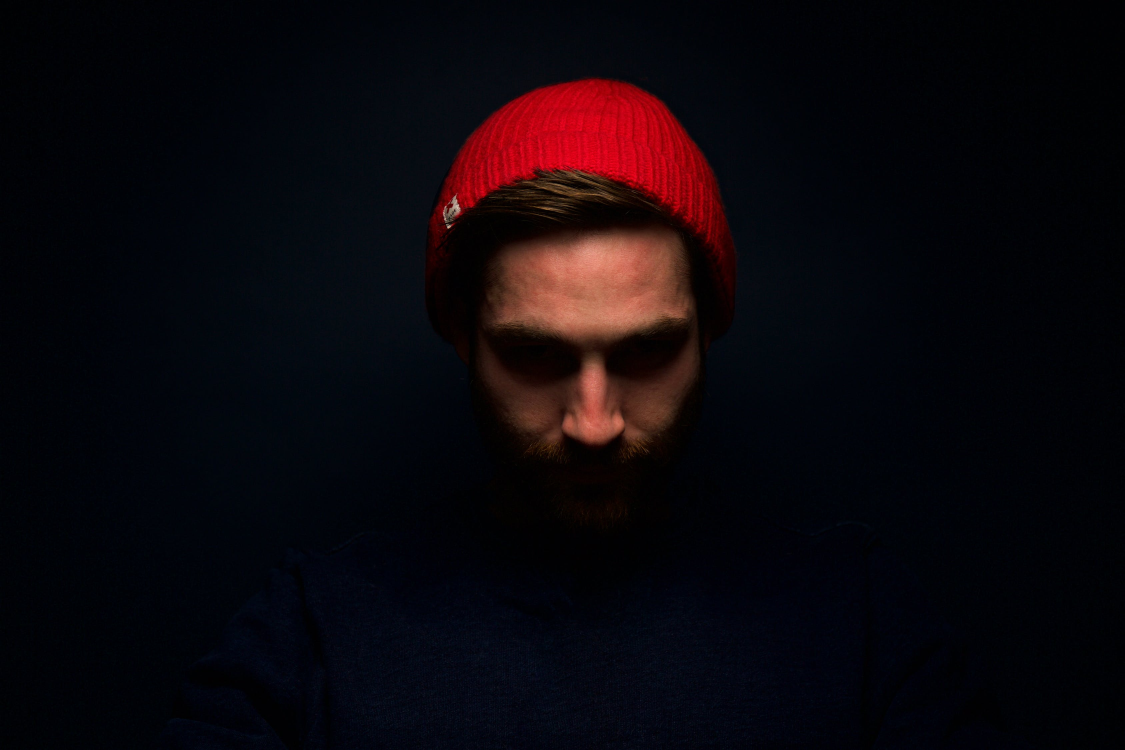
#> input picture Project/input/image/man-in-red.jpeg, 3375 x 2250 px (shown at 1/3 size)
$ python reveal_details.py
#> lines starting #> are read from the running program, lines starting #| are printed output that depends on the picture; after the words box and inside, x2 and y2 are one past the last pixel; in counts of white or black regions, pixels touching at a corner belong together
"""
Reveal man-in-red image details with different thresholding methods
"""

# Import Library
import cv2 as cv
import numpy as np
import os

# Get absolute path
# Reference: https://stackoverflow.com/questions/27844088/python-get-directory-two-levels-up
abs_path = os.path.dirname(os.path.dirname(__file__))
man_path = os.path.join(abs_path, 'input/image/man-in-red.jpeg')

# Read man image
man = cv.imread(man_path, cv.IMREAD_COLOR)
#> man is the input picture: shape (2250, 3375, 3); mean B, G, R 11.6, 6.7, 12

# Resize man image
man_resize = cv.resize(man, (int(man.shape[1]/6),int(man.shape[0]/6)))
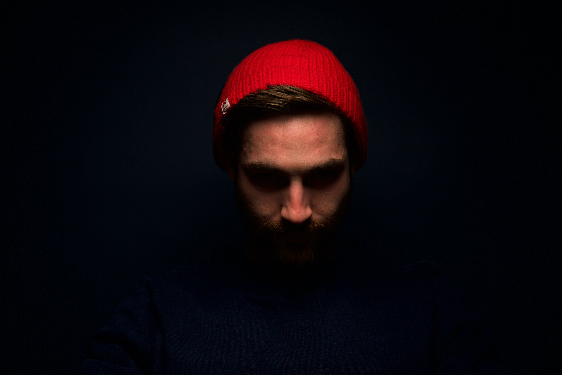
#> man_resize: shape (375, 562, 3); mean B, G, R 11.6, 6.7, 12

# Method 1: Global Threshold
# Use Global Threshold
# Note: normal threshold is between 125-150, 12 is chosen here due to low ilumination on the image
retval, threshold = cv.threshold(man_resize, 12, 255, cv.THRESH_BINARY)
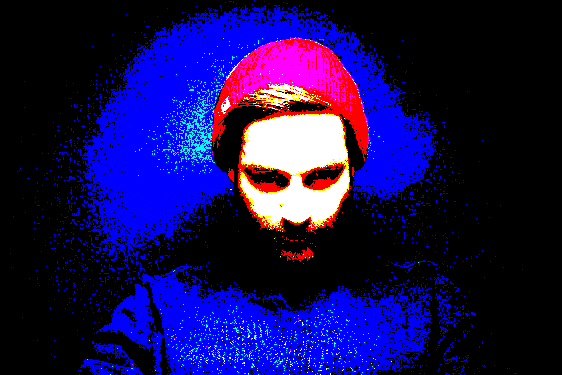
#> threshold: shape (375, 562, 3); mean B, G, R 83.2, 14.5, 23.7

# Use Global Threshold on grayscale man
man_gray = cv.cvtColor(man_resize, cv.COLOR_BGR2GRAY)
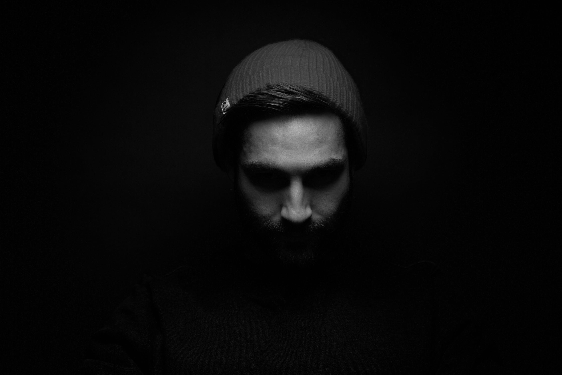
#> man_gray: shape (375, 562); min 0, max 193, mean 8.8
retval_gray, threshold_gray = cv.threshold(man_gray, 12, 255, cv.THRESH_BINARY)
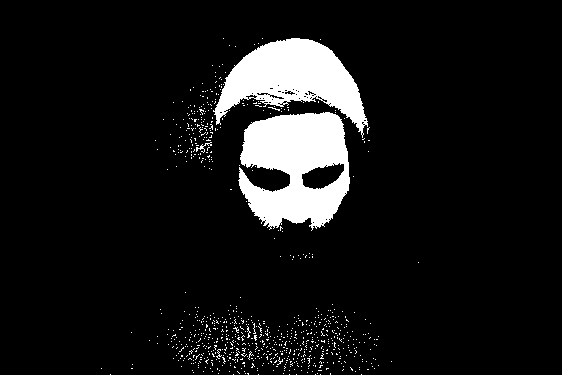
#> threshold_gray: shape (375, 562); 8.6% white; 811 white regions (807 under 20 px), largest, box (x1, y1, x2, y2) and area: (238, 112, 350, 231) 9121, (213, 38, 368, 138) 7378, (196, 142, 212, 153) 47, (216, 349, 222, 359) 20

# Method 2: Adaptive Threshold
# Type - Gaussian
# Note:
# 1. source passed in must be in gray scale
# 2. the lower the blocksize goes, the the more details is captured,
# but the boundary between foreground and background is mixed.
threshold_adapt_gaus = cv.adaptiveThreshold(man_gray, 255, cv.ADAPTIVE_THRESH_GAUSSIAN_C, cv.THRESH_BINARY, 115, 1)
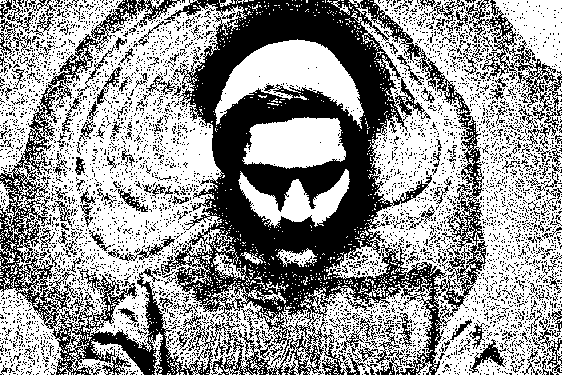
#> threshold_adapt_gaus: shape (375, 562); 59.7% white; 4931 black regions (4743 under 20 px), largest, box (x1, y1, x2, y2) and area: (161, 0, 488, 375) 46415, (0, 0, 227, 375) 11600, (465, 0, 562, 131) 2066
# threshold_adapt_gaus2 = cv.adaptiveThreshold(man_gray, 255, cv.ADAPTIVE_THRESH_GAUSSIAN_C, cv.THRESH_BINARY, 11, 1)

# Type - Mean
# Note: source passed in must be in gray scale
threshold_adapt_mean = cv.adaptiveThreshold(man_gray, 255, cv.ADAPTIVE_THRESH_MEAN_C, cv.THRESH_BINARY, 115, 1)
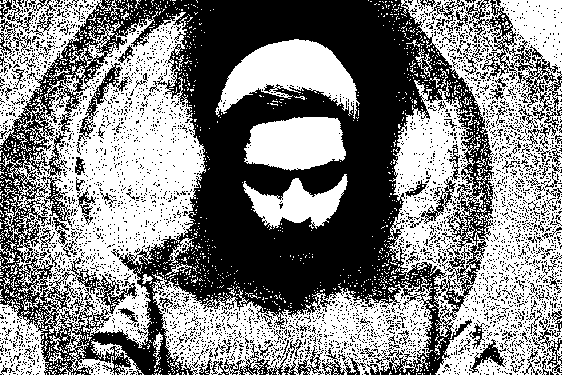
#> threshold_adapt_mean: shape (375, 562); 52.2% white; 4073 black regions (3938 under 20 px), largest, box (x1, y1, x2, y2) and area: (0, 0, 494, 375) 77796, (465, 0, 562, 131) 2207, (211, 339, 324, 375) 987

# Method 3: Otsu
# Note: this method is not useful if the object area is small compared with the background area
retval,threshold_otsu= cv.threshold(man_gray,12,255,cv.THRESH_BINARY+cv.THRESH_OTSU)
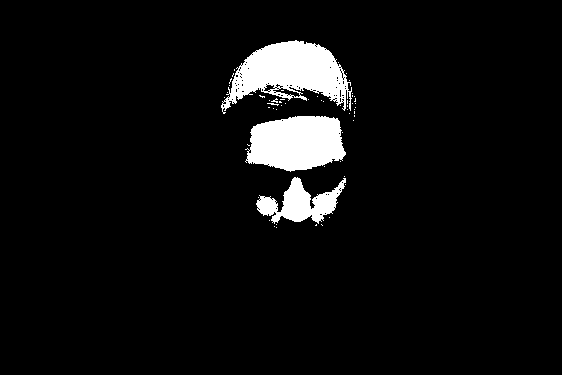
#> threshold_otsu: shape (375, 562); 5.5% white; 58 white regions (55 under 20 px), largest, box (x1, y1, x2, y2) and area: (221, 40, 352, 114) 5091, (245, 116, 346, 172) 4365, (256, 177, 346, 224) 1998
#> retval = 42

# Show Image
cv.imshow('Original',man_resize)
cv.imshow('Threshold',threshold)
cv.imshow('Threshold Gray',threshold_gray)
cv.imshow('Adaptive Threshold - Gaussian', threshold_adapt_gaus)
# cv.imshow('Adaptive Threshold - Gaussian2', threshold_adapt_gaus2)
cv.imshow('Adaptive Threshold - Mean', threshold_adapt_mean)
cv.imshow('Threshold Otsu', threshold_otsu)
cv.waitKey(0)
cv.destroyAllWindows()
